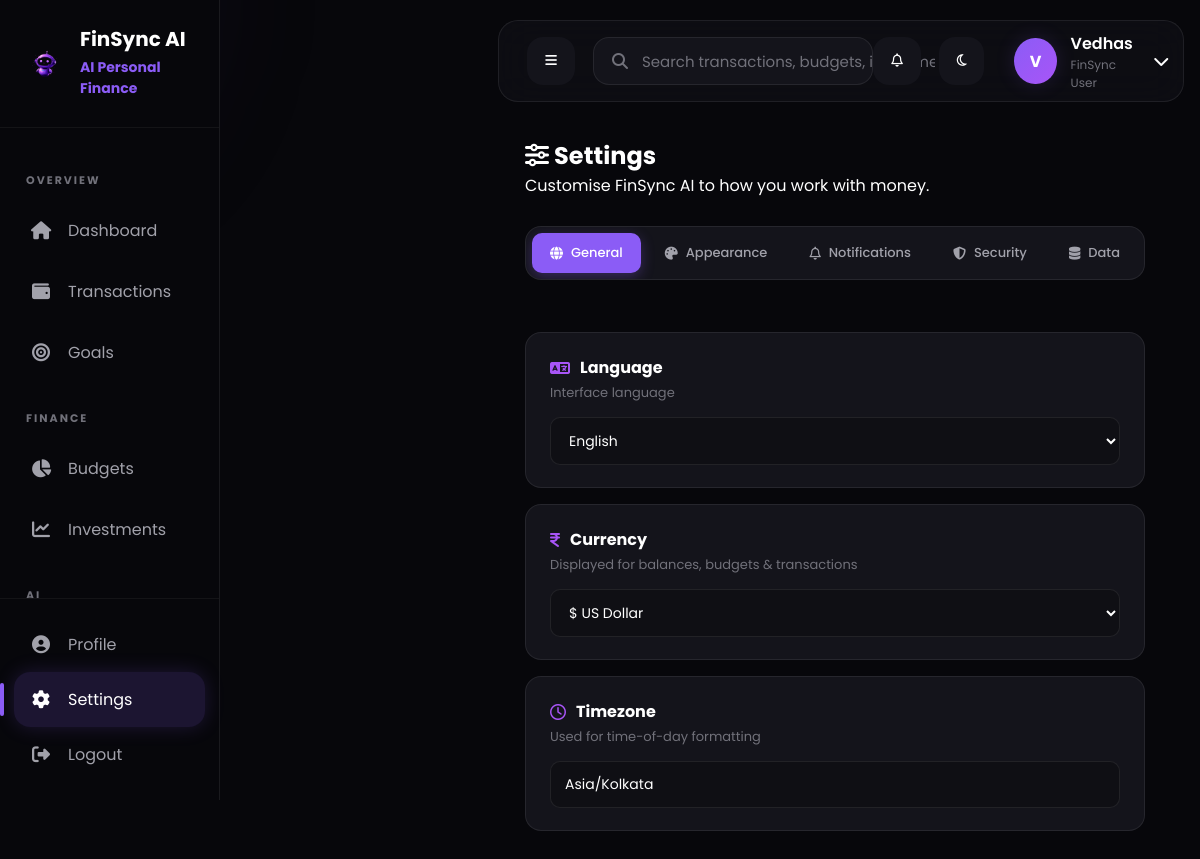
The page /accounts/settings/ (signed in) on the database its author committed.
### accounts/models.py (models this page shows, shortened)
class UserProfile(models.Model):
    THEME_CHOICES = [
        ("dark", "Dark"),
        ("light", "Light"),
        ("system", "System"),
    ]
    CURRENCY_CHOICES = [
        ("INR", "₹ Indian Rupee"),
        ("USD", "$ US Dollar"),
        ("EUR", "€ Euro"),
        ("GBP", "£ British Pound"),
        ("AED", "د.إ UAE Dirham"),
        ("SGD", "S$ Singapore Dollar"),
    ]
    LANGUAGE_CHOICES = [
        ("en", "English"),
        ("hi", "हिन्दी"),
        ("mr", "मराठी"),
        ("ta", "தமிழ்"),
    ]
    user = models.OneToOneField(
        settings.AUTH_USER_MODEL,
        on_delete=models.CASCADE,
        related_name="profile",
    )
    avatar = models.ImageField(
        upload_to="avatars/",
        blank=True,
        null=True,
    )
    display_name = models.CharField(max_length=80, blank=True)
    phone = models.CharField(max_length=20, blank=True)
    bio = models.TextField(blank=True, max_length=400)
    theme = models.CharField(max_length=10, choices=THEME_CHOICES, default="dark")
    currency = models.CharField(max_length=8, choices=CURRENCY_CHOICES, default="INR")
    timezone = models.CharField(max_length=64, default="Asia/Kolkata")
    language = models.CharField(max_length=8, choices=LANGUAGE_CHOICES, default="en")
    notify_spending_alerts = models.BooleanField(default=True)
    notify_budget_alerts = models.BooleanField(default=True)
    notify_ai_insights = models.BooleanField(default=True)
    notify_monthly_reports = models.BooleanField(default=False)
    notify_bank_sync = models.BooleanField(default=True)
    updated_at = models.DateTimeField(auto_now=True)

### accounts/views.py (the view)
# urls.py: path("settings/", account_views.settings_view, name="settings"),
@login_required
def settings_view(request):
    profile = _get_profile(request.user)
    connected_accounts = []
    try:
        from allauth.socialaccount.models import SocialAccount
        for sa in SocialAccount.objects.filter(user=request.user):
            connected_accounts.append({
                "provider": sa.provider.capitalize(),
                "uid": sa.uid,
            })
    except Exception:
        pass
    imports = []
    try:
        from transactions.models import Transaction
        imports = (
            Transaction.objects
            .filter(user=request.user)
            .exclude(import_source="manual")
            .values("import_source")
            .distinct()
        )
    except Exception:
        pass
    return render(request, "accounts/settings.html", {
        "active_page": "settings",
        "profile": profile,
        "connected_accounts": connected_accounts,
        "imports": list(imports),
        "theme_choices": UserProfile.THEME_CHOICES,
        "currency_choices": UserProfile.CURRENCY_CHOICES,
        "language_choices": UserProfile.LANGUAGE_CHOICES,
    })

### accounts/otp.py (called while the page is built)
def is_email_verified(user) -> bool:
    record = getattr(user, "email_verification", None)
    return record is None or record.is_verified

### accounts/views.py (called while the page is built)
def _get_profile(user):
    profile, _ = UserProfile.objects.get_or_create(user=user)
    return profile

### core/context_processors.py (called while the page is built)
def active_page(request):
    app_name = ""
    if request.resolver_match:
        app_name = request.resolver_match.app_name
        if not app_name:
            app_name = request.resolver_match.url_name
    return {
        "active_page": app_name
    }

### templates/accounts/settings.html (shortened to what this page needs)
{% extends "base.html" %}
{% load static %}
{% block extra_css %}
<link rel="stylesheet" href="{% static 'css/dashboard/dashboard.css' %}">
<link rel="stylesheet" href="{% static 'css/dashboard/sidebar.css' %}">
<link rel="stylesheet" href="{% static 'css/dashboard/navbar.css' %}">
<link rel="stylesheet" href="{% static 'css/dashboard/responsive.css' %}">
<link rel="stylesheet" href="{% static 'css/accounts/settings.css' %}">
<link rel="stylesheet" href="{% static 'css/mobile.css' %}">
{% endblock %}
{% block content %}
<div class="dashboard-layout">
    <aside class="sidebar-wrapper">
        {% include "dashboard/sidebar.html" %}
    </aside>
    <main class="dashboard-main">
        {% include "dashboard/navbar.html" %}
        <section class="dashboard-content settings-content">
            <header class="page-header">
                <div>
                    <h1 data-testid="settings-title">
                        <i class="fa-solid fa-sliders"></i>
                        Settings
                    </h1>
                    <p>Customise FinSync AI to how you work with money.</p>
                </div>
            </header>
            <nav class="settings-tabs" data-testid="settings-tabs">
                <button type="button" class="settings-tab active" data-tab="general" data-testid="tab-general">
                    <i class="fa-solid fa-globe"></i> General
                </button>
                <button type="button" class="settings-tab" data-tab="appearance" data-testid="tab-appearance">
                    <i class="fa-solid fa-palette"></i> Appearance
                </button>
                <button type="button" class="settings-tab" data-tab="notifications" data-testid="tab-notifications">
                    <i class="fa-regular fa-bell"></i> Notifications
                </button>
                <button type="button" class="settings-tab" data-tab="security" data-testid="tab-security">
                    <i class="fa-solid fa-shield-halved"></i> Security
                </button>
                <button type="button" class="settings-tab" data-tab="data" data-testid="tab-data">
                    <i class="fa-solid fa-database"></i> Data
                </button>
            </nav>
            <section class="settings-panel active" data-panel="general" id="panel-general">
                <div class="settings-card" data-testid="card-general">
                    <div class="settings-card-head">
                        <div>
                            <h3><i class="fa-solid fa-language"></i> Language</h3>
                            <p>Interface language</p>
                        </div>
                    </div>
                    <select class="settings-select"
                            data-setting="language"
                            data-testid="select-language">
                        {% for value, label in language_choices %}
                            <option value="{{ value }}" {% if profile.language == value %}selected{% endif %}>{{ label }}</option>
                        {% endfor %}
                    </select>
                </div>
                <div class="settings-card" data-testid="card-currency">
                    <div class="settings-card-head">
                        <div>
                            <h3><i class="fa-solid fa-indian-rupee-sign"></i> Currency</h3>
                            <p>Displayed for balances, budgets & transactions</p>
                        </div>
                    </div>
                    <select class="settings-select"
                            data-setting="currency"
                            data-testid="select-currency">
                        {% for value, label in currency_choices %}
                            <option value="{{ value }}" {% if profile.currency == value %}selected{% endif %}>{{ label }}</option>
                        {% endfor %}
                    </select>
                </div>
                <div class="settings-card" data-testid="card-timezone">
                    <div class="settings-card-head">
                        <div>
                            <h3><i class="fa-regular fa-clock"></i> Timezone</h3>
                            <p>Used for time-of-day formatting</p>
                        </div>
                    </div>
                    <input type="text" class="settings-select"
                           data-setting="timezone"
                           value="{{ profile.timezone }}"
                           data-testid="input-timezone">
                </div>
            </section>
        </section>
    </main>
</div>
{% endblock %}

### templates/dashboard/navbar.html (shortened to what this page needs)
{% load static %}
<div class="navbar">
    <div class="navbar-left">
        <button class="icon-btn" id="sidebar-toggle" data-testid="sidebar-toggle">
            <i class="fa-solid fa-bars"></i>
        </button>
        <form class="search-box" role="search" method="get" action="{% url 'transactions:index' %}" data-testid="navbar-search-form">
            <i class="fa-solid fa-magnifying-glass"></i>
            <input type="text" name="q"
                   placeholder="Search transactions, budgets, investments…"
                   data-testid="navbar-search-input" />
        </form>
    </div>
    <div class="navbar-right">
        <div class="notif-dropdown-anchor" style="position: relative;">
            <button class="icon-btn notification-btn"
                    type="button"
                    data-testid="notification-btn"
                    aria-label="Notifications">
                <i class="fa-regular fa-bell"></i>
            </button>
        </div>
        <button class="icon-btn theme-toggle-btn"
                type="button"
                data-testid="theme-toggle-btn"
                aria-label="Toggle theme">
            <i class="fa-regular fa-moon"></i>
        </button>
        <div class="profile-wrap" style="position: relative;">
            <div class="profile" data-testid="profile-menu-trigger" role="button">
                <div class="avatar">
                    {% if user.profile.avatar %}
                        <img src="{{ user.profile.avatar.url }}" alt="Avatar" style="width:100%;height:100%;object-fit:cover;border-radius:50%;">
                    {% else %}
                        {{ user.username|first|upper }}
                    {% endif %}
                </div>
                <div class="profile-details">
                    <span class="profile-name">{{ user.first_name|default:user.username }}</span>
                    <span class="profile-role">FinSync User</span>
                </div>
                <i class="fa-solid fa-chevron-down"></i>
            </div>
        </div>
    </div>
</div>

### static/css/theme.css (style rules this page uses)
:root, [data-theme='dark'] { --bg-primary: #07070B; --bg-secondary: #0F0F14; --card-bg: #14141B; --card-hover: #181820; --border: #262633; --border-light: rgba(255, 255, 255, .05); --primary: #8B5CF6; --primary-dark: #7C3AED; --primary-light: #A855F7; --success: #22C55E; --danger: #EF4444; --warning: #FACC15; --info: #3B82F6; --text-primary: #FFFFFF; --text-secondary: #A1A1AA; --text-muted: #71717A; --radius-sm: 10px; --radius-md: 16px; --radius-lg: 22px; --shadow-purple: 0 0 20px rgba(139, 92, 246, .15); --shadow-hover: 0 0 35px rgba(139, 92, 246, .25); --shadow-card: 0 4px 24px rgba(0, 0, 0, .35); --transition-fast: .2s ease; --transition: .3s ease; --space-xs: 8px; --space-sm: 12px; --space-md: 20px; --space-lg: 30px; --space-xl: 40px; --sidebar-width: 250px; color-scheme: dark; }
body { background: var(--bg-primary) !important; color: var(--text-primary); }

### static/css/style.css (style rules this page uses)
* { margin: 0; padding: 0; box-sizing: border-box; font-family: Poppins,sans-serif; }
body { margin: 0; padding: 0; font-family: 'Poppins',sans-serif; color: white; min-height: 100vh; background: linear-gradient( rgba(5,5,5,.82), rgba(5,5,5,.82) ), url("../images/hero-bg.png"); background-size: cover; background-position: center; background-repeat: no-repeat; background-attachment: fixed; }
html { scroll-behavior: smooth; }
.navbar { width: 90%; margin: 25px auto; display: flex; justify-content: space-between; align-items: center; padding: 18px 40px; background: rgba(10,10,10,.65); backdrop-filter: blur(20px); -webkit-backdrop-filter: blur(18px); border: 1px solid rgba(255,255,255,.05); border-radius: 18px; position: relative; z-index: 1000; }
@media (max-width:1200px) { .navbar { width: 94%; padding: 16px 28px; } }

### static/css/transactions/import_statement.css (style rules this page uses)
:root { --primary: #8B5CF6; --primary-dark: #6D28D9; --background: #0F0F17; --surface: #171722; --surface-light: #1F1F2E; --border: rgba(255,255,255,.08); --text: #FFFFFF; --text-secondary: #A1A1AA; --success: #22C55E; --danger: #EF4444; }

### static/css/mobile.css (style rules this page uses)
html, body { max-width: 100%; overflow-x: hidden; }
button, .btn, .menu-item, a { -webkit-tap-highlight-color: transparent; }
@media (min-width: 993px) and (max-width: 1200px) { .dashboard-main { margin-left: 220px; } }
:where(a, button, input, select, textarea):focus-visible { outline: 2px solid #8B5CF6; outline-offset: 2px; border-radius: 8px; }

### static/css/components/finsync-shared.css (style rules this page uses)
.notification-btn { position: relative; }
.profile { cursor: pointer; user-select: none; }
.profile-wrap { position: relative; }
.search-box { display: flex; align-items: center; gap: 10px; }
.search-box i { color: var(--text-muted); }
.search-box input { background: transparent; border: none; color: inherit; outline: none; flex: 1; font-family: inherit; }
.search-box input::placeholder { color: var(--text-muted); }
.dashboard-content { animation: fadeUp .35s ease; }

### static/css/dashboard/dashboard.css (style rules this page uses)
* { margin: 0; padding: 0; box-sizing: border-box; }
body { background: var(--bg-primary); color: var(--text-primary); font-family: "Inter",sans-serif; overflow-x: hidden; }
.dashboard-layout { --sidebar-width: 250px; display: grid; grid-template-columns: var(--sidebar-width) 1fr; min-height: 100vh; transition: grid-template-columns .3s ease; }
.sidebar-wrapper { position: relative; }
.dashboard-main { display: flex; flex-direction: column; min-width: 0; min-height: 100vh; transition: .3s ease; }
.dashboard-content { padding: 18px 30px 30px; display: flex; flex-direction: column; gap: 28px; }
.dashboard-content > * { animation: fadeUp .45s ease; }

### static/css/dashboard/responsive.css (style rules this page uses)
@media (max-width:1200px) { .dashboard-content { padding: 18px 20px 24px; } }
@media (max-width:1200px) { .search-box { width: 280px; } }

### rows shown on the page
UserProfile: language "English", currency "$ US Dollar", timezone "Asia/Kolkata"

### other values the page prints
{{ user.username|first|upper }} "V"
{{ user.first_name|default:user.username }} "Vedhas"
